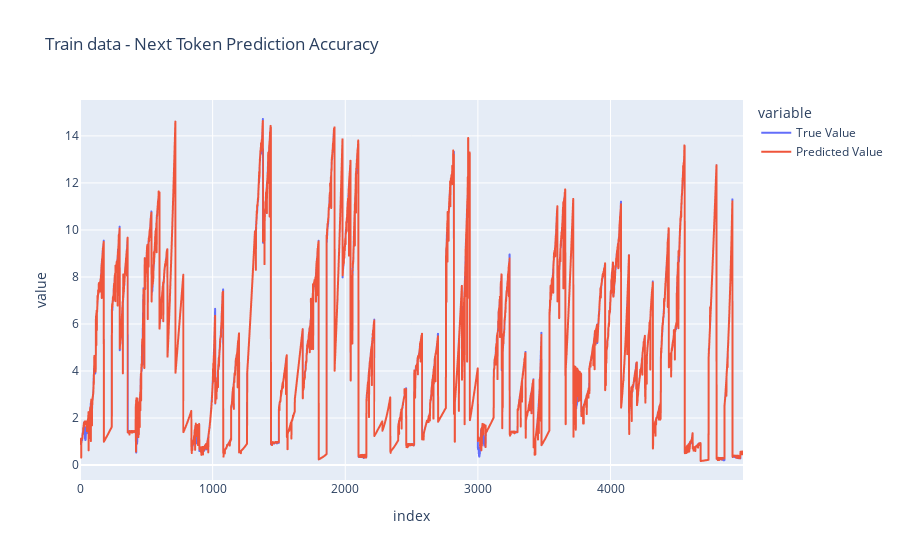

The cell this chart's notebook holds for it:
### Code cell
dataset_raw= TimeSeriesDatasetRaw(train_episodes, context_window=context_window, vocab_size=vocab_size)
x_batch, y_batch = dataset_raw[range(5_000)]


print(x_batch.shape)

y_predict = learner.predict(x_batch, num_periods=1)[:, -1]




df=pd.DataFrame([y_batch, y_predict]).T
df.columns = ['True Value', 'Predicted Value']
fig = px.line(df, labels={ 'x':['Predicted Value','Predicted Value']}, title='Train data - Next Token Prediction Accuracy')
fig.show()

### Figure 1 — Plotly figure (JSON) as saved in the notebook; plotly's stock layout.template omitted (floating-point values rounded to 4 significant figures; data arrays with more than 128 entries replaced by an {"elided": "..."} marker saying what was removed)
{"data": [{"hovertemplate": "variable=True Value<br>index=%{x}<br>value=%{y}<extra></extra>", "legendgroup": "True Value", "line": {"color": "#636efa", "dash": "solid"}, "marker": {"symbol": "circle"}, "mode": "lines", "name": "True Value", "showlegend": true, "type": "scattergl", "x": {"elided": "5000 int values"}, "xaxis": "x", "y": {"elided": "5000 float values"}, "yaxis": "y"}, {"hovertemplate": "variable=Predicted Value<br>index=%{x}<br>value=%{y}<extra></extra>", "legendgroup": "Predicted Value", "line": {"color": "#EF553B", "dash": "solid"}, "marker": {"symbol": "circle"}, "mode": "lines", "name": "Predicted Value", "showlegend": true, "type": "scattergl", "x": {"elided": "5000 int values"}, "xaxis": "x", "y": {"elided": "5000 float values"}, "yaxis": "y"}], "layout": {"legend": {"title": {"text": "variable"}, "tracegroupgap": 0}, "title": {"text": "Train data - Next Token Prediction Accuracy"}, "xaxis": {"anchor": "y", "domain": [0, 1], "title": {"text": "index"}}, "yaxis": {"anchor": "x", "domain": [0, 1], "title": {"text": "value"}}}}
